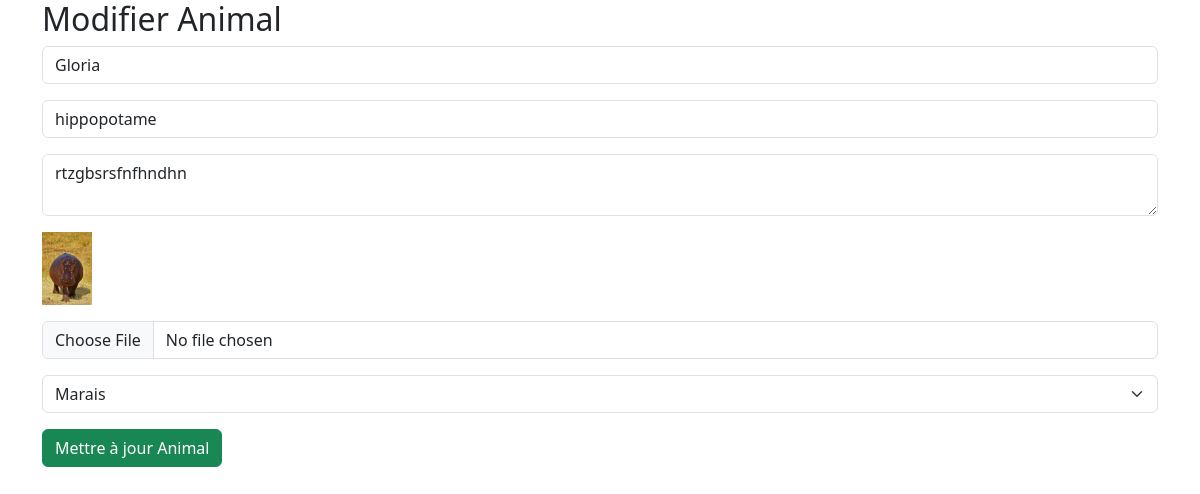
/admin/edit/edit_animal.php?id=5 (signed in), run on the app's committed database.
### tables this page shows
CREATE TABLE `animaux` (
  `id` int NOT NULL,
  `name` varchar(255) NOT NULL,
  `habitat_id` int DEFAULT NULL,
  `race` varchar(255) NOT NULL,
  `description` text,
  `image` varchar(255) DEFAULT NULL
);

CREATE TABLE `habitats` (
  `id` int NOT NULL,
  `name` varchar(255) NOT NULL,
  `description` text NOT NULL,
  `image` varchar(255) DEFAULT NULL
);

### admin/edit/edit_animal.php (the view, shortened to what this page needs)
<?php
require_once '../../database/auth.php';
if (isset($_GET['id'])) {
    $id = $_GET['id'];
    $stmt = $pdo->prepare("SELECT * FROM animaux WHERE id = ?");
    $stmt->execute([$id]);
    $animal = $stmt->fetch(PDO::FETCH_ASSOC);
}
?>
<!DOCTYPE html>
<html lang="fr">
<head>
    <link href="https://cdn.jsdelivr.net/npm/bootstrap@5.3.3/dist/css/bootstrap.min.css" rel="stylesheet">
</head>
<body>
<div class="container">
    <h2>Modifier Animal</h2>
    <form action="edit_animal.php?id=<?= $animal['id'] ?>" method="POST" enctype="multipart/form-data">
        <input class="form-control mb-3" type="text" name="animal_name" value="<?= $animal['name'] ?>" required>
        <input class="form-control mb-3" type="text" name="animal_race" value="<?= $animal['race'] ?>" required>
        <textarea class="form-control mb-3" name="animal_description" required><?= $animal['description'] ?></textarea>
        <?php if ($animal['image']): ?>
            <div class="mb-3">
                <img src="<?= $animal['image'] ?>" alt="<?= $animal['name'] ?>" style="width: 50px; height: auto;">
            </div>
        <?php endif; ?>
        <input type="file" class="form-control mb-3" name="animal_image" accept="image/*">
        <select class="form-select mb-3" name="habitat_id" required>
            <?php
            $habitats = $pdo->query("SELECT * FROM habitats")->fetchAll(PDO::FETCH_ASSOC);
            foreach ($habitats as $habitat) : ?>
                <option value="<?= $habitat['id'] ?>" <?= $habitat['id'] == $animal['habitat_id'] ? 'selected' : '' ?>>
                    <?= $habitat['name'] ?>
                </option>
            <?php endforeach; ?>
        </select>
        <button class="btn btn-success" type="submit">Mettre à jour Animal</button>
    </form>
</div>
</body>
</html>

### data on the page
animaux: animal_name "Gloria", animal_race "hippopotame", animal_description "rtzgbsrsfnfhndhn", image (picture), habitat_id "Marais"
